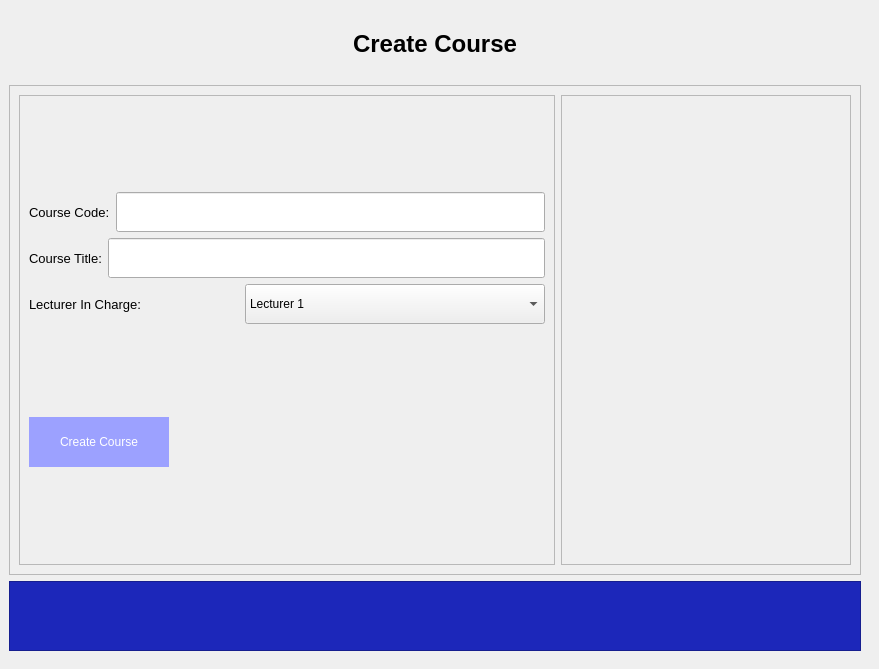
            <widget class="QWidget" name="create_course_page">
             <widget class="QFrame" name="frame_3">
              <property name="geometry">
               <rect>
                <x>0</x>
                <y>0</y>
                <width>870</width>
                <height>660</height>
               </rect>
              </property>
              <property name="minimumSize">
               <size>
                <width>870</width>
                <height>660</height>
               </size>
              </property>
              <property name="frameShape">
               <enum>QFrame::NoFrame</enum>
              </property>
              <property name="frameShadow">
               <enum>QFrame::Raised</enum>
              </property>
              <layout class="QVBoxLayout" name="verticalLayout_9">
               <item>
                <widget class="QLabel" name="label_7">
                 <property name="minimumSize">
                  <size>
                   <width>0</width>
                   <height>70</height>
                  </size>
                 </property>
                 <property name="maximumSize">
                  <size>
                   <width>16777215</width>
                   <height>70</height>
                  </size>
                 </property>
                 <property name="font">
                  <font>
                   <pointsize>18</pointsize>
                   <weight>75</weight>
                   <bold>true</bold>
                  </font>
                 </property>
                 <property name="text">
                  <string>Create Course</string>
                 </property>
                 <property name="alignment">
                  <set>Qt::AlignCenter</set>
                 </property>
                </widget>
               </item>
               <item>
                <widget class="QFrame" name="frame_20">
                 <property name="frameShape">
                  <enum>QFrame::StyledPanel</enum>
                 </property>
                 <property name="frameShadow">
                  <enum>QFrame::Raised</enum>
                 </property>
                 <layout class="QHBoxLayout" name="horizontalLayout_14">
                  <item>
                   <widget class="QFrame" name="frame_22">
                    <property name="frameShape">
                     <enum>QFrame::StyledPanel</enum>
                    </property>
                    <property name="frameShadow">
                     <enum>QFrame::Raised</enum>
                    </property>
                    <layout class="QVBoxLayout" name="verticalLayout_18">
                     <item>
                      <layout class="QVBoxLayout" name="verticalLayout_17">
                       <item>
                        <layout class="QHBoxLayout" name="horizontalLayout_17">
                         <item>
                          <widget class="QLabel" name="label_15">
                           <property name="font">
                            <font>
                             <pointsize>10</pointsize>
                            </font>
                           </property>
                           <property name="text">
                            <string>Course Code:</string>
                           </property>
                          </widget>
                         </item>
                         <item>
                          <widget class="QLineEdit" name="course_code_edit">
                           <property name="minimumSize">
                            <size>
                             <width>300</width>
                             <height>40</height>
                            </size>
                           </property>
                           <property name="maximumSize">
                            <size>
                             <width>16777215</width>
                             <height>40</height>
                            </size>
                           </property>
                          </widget>
                         </item>
                        </layout>
                       </item>
                       <item>
                        <layout class="QHBoxLayout" name="horizontalLayout_16">
                         <item>
                          <widget class="QLabel" name="label_16">
                           <property name="font">
                            <font>
                             <pointsize>10</pointsize>
                            </font>
                           </property>
                           <property name="text">
                            <string>Course Title:</string>
                           </property>
                          </widget>
                         </item>
                         <item>
                          <widget class="QLineEdit" name="course_title_edit">
                           <property name="minimumSize">
                            <size>
                             <width>300</width>
                             <height>40</height>
                            </size>
                           </property>
                           <property name="maximumSize">
                            <size>
                             <width>16777215</width>
                             <height>40</height>
                            </size>
                           </property>
                          </widget>
                         </item>
                        </layout>
                       </item>
                       <item>
                        <layout class="QHBoxLayout" name="horizontalLayout_15">
                         <item>
                          <widget class="QLabel" name="label_17">
                           <property name="font">
                            <font>
                             <pointsize>10</pointsize>
                            </font>
                           </property>
                           <property name="text">
                            <string>Lecturer In Charge:</string>
                           </property>
                          </widget>
                         </item>
                         <item>
                          <widget class="QComboBox" name="course_lec_combox">
                           <property name="minimumSize">
                            <size>
                             <width>300</width>
                             <height>40</height>
                            </size>
                           </property>
                           <item>
                            <property name="text">
                             <string>Lecturer 1</string>
                            </property>
                           </item>
                           <item>
                            <property name="text">
                             <string>Lecturer 2</string>
                            </property>
                           </item>
                           <item>
                            <property name="text">
                             <string>Lecturer 3</string>
                            </property>
                           </item>
                          </widget>
                         </item>
                        </layout>
                       </item>
                      </layout>
                     </item>
                     <item>
                      <widget class="QPushButton" name="btn_add_course">
                       <property name="minimumSize">
                        <size>
                         <width>140</width>
                         <height>50</height>
                        </size>
                       </property>
                       <property name="maximumSize">
                        <size>
                         <width>140</width>
                         <height>50</height>
                        </size>
                       </property>
                       <property name="styleSheet">
                        <string notr="true">QPushButton {
	color: rgb(255, 255, 255);
	background-color: rgb(156, 161, 255);
	border: 0px solid;
}

QPushButton:hover {
	
	background-color: rgb(34, 50, 226);
}</string>
                       </property>
                       <property name="text">
                        <string>Create Course</string>
                       </property>
                      </widget>
                     </item>
                    </layout>
                   </widget>
                  </item>
                  <item>
                   <widget class="QFrame" name="frame_23">
                    <property name="minimumSize">
                     <size>
                      <width>290</width>
                      <height>0</height>
                     </size>
                    </property>
                    <property name="maximumSize">
                     <size>
                      <width>290</width>
                      <height>16777215</height>
                     </size>
                    </property>
                    <property name="frameShape">
                     <enum>QFrame::StyledPanel</enum>
                    </property>
                    <property name="frameShadow">
                     <enum>QFrame::Raised</enum>
                    </property>
                    <widget class="QLabel" name="course_err">
                     <property name="geometry">
                      <rect>
                       <x>20</x>
                       <y>10</y>
                       <width>101</width>
                       <height>21</height>
                      </rect>
                     </property>
                     <property name="styleSheet">
                      <string notr="true">color: red;</string>
                     </property>
                     <property name="text">
                      <string/>
                     </property>
                    </widget>
                   </widget>
                  </item>
                 </layout>
                </widget>
               </item>
               <item>
                <widget class="QFrame" name="frame_21">
                 <property name="minimumSize">
                  <size>
                   <width>0</width>
                   <height>70</height>
                  </size>
                 </property>
                 <property name="maximumSize">
                  <size>
                   <width>16777215</width>
                   <height>70</height>
                  </size>
                 </property>
                 <property name="styleSheet">
                  <string notr="true">background-color: rgb(28, 39, 186);</string>
                 </property>
                 <property name="frameShape">
                  <enum>QFrame::StyledPanel</enum>
                 </property>
                 <property name="frameShadow">
                  <enum>QFrame::Raised</enum>
                 </property>
                </widget>
               </item>
              </layout>
             </widget>
            </widget>
